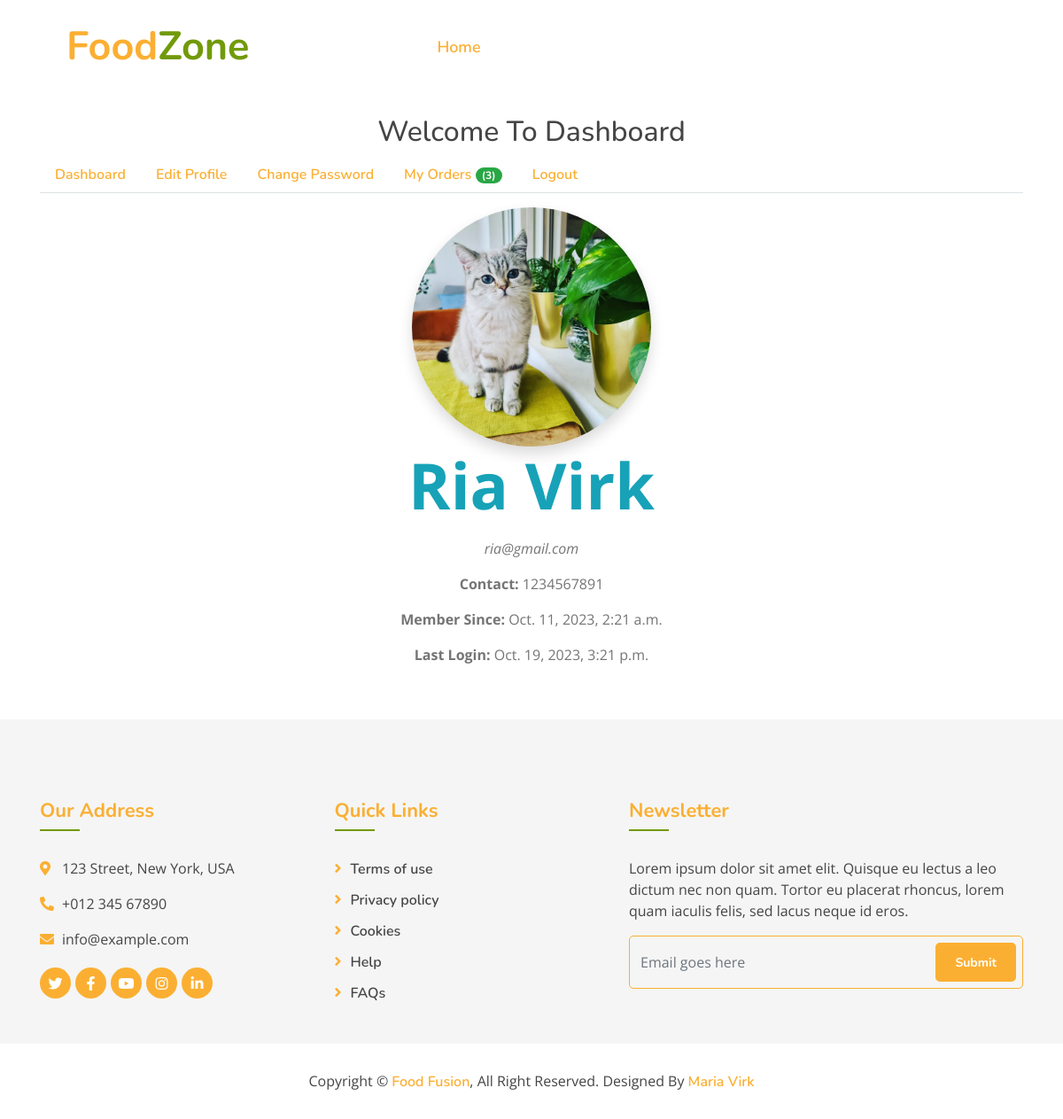
The app's page /dashboard/ (signed in) with its own data.
### myapp/models.py (models this page shows, shortened)
class Profile(models.Model):
    user = models.OneToOneField(User, on_delete=models.CASCADE)
    profile_pic = models.ImageField(
        upload_to='profiles/%Y/%m/%d', null=True, blank=True)
    contact_number = models.CharField(max_length=15, null=True, blank=True)
    address = models.TextField(blank=True)
    updated_on = models.DateTimeField(auto_now=True)
    class Meta:
        verbose_name_plural = "Profile Table"

### myapp/views.py (the view, shortened to what this page needs)
# urls.py: path('dashboard/', views.dashboard, name='dashboard'),
def dashboard(request):
    context = {}
    login_user = get_object_or_404(User, id=request.user.id)
    profile = Profile.objects.get(user__id=request.user.id)
    context['profile'] = profile
    orders = Order.objects.filter(
        customer__user__id=request.user.id).order_by('-id')
    context['orders'] = orders
    return render(request, 'dashboard.html', context)

### template/dashboard.html (shortened to what this page needs)
{% extends "base.html" %}
{% block content %}
<section id="mu-contact" style="padding-top:100px;">
    <div class="container">
        <div class="row">
            <div class="col-md-12">
                <div class="mu-contact-area">
                    <div class="mu-heading-area text-center">
                        <h2 class="mu-heading-title" style="margin-top: 30px;">Welcome To Dashboard</h2>
                    </div>
                    <div class="mu-contact-content">
                        <ul class="nav nav-tabs">
                            <li class="nav-item">
                                <a href="#dash" class="nav-link" data-toggle="tab">Dashboard</a>
                            </li>
                            <li class="nav-item">
                                <a href="#edit" class="nav-link" data-toggle="tab">Edit Profile</a>
                            </li>
                            <li class="nav-item">
                                <a href="#cpass" class="nav-link" data-toggle="tab">Change Password</a>
                            </li>
                            <li class="nav-item">
                                <a href="#orders" class="nav-link" data-toggle="tab">My Orders
                                    <span class="badge badge-success badge-pill">({{orders|length}})</span>
                                </a>
                            </li>
                            <li class="nav-item">
                                <a href="{% url 'logout' %}" class="nav-link" >Logout</a>
                            </li>
                        </ul>
                        <div class="tab-content">
                            <div class="tab-pane container-fluid active" id="dash">
                                <div class="row">
                                    <div class="col-md-12 text-center dash-content">
                                        {% if profile.profile_pic %}
                                        <a href="/{{profile.profile_pic}}"><img src="/{{profile.profile_pic}}" alt="" class=" w-25 rounded-circle mt-3 shadow"></a>
                                        {% else %}
                                        <span class=' w-25 rounded-circle mt-3 shadow'>{{profile.user.first_name.0}}</span>
                                        {% endif %}
                                        <p class="text-capitalize font-weight-bolder text-info display-3">{{user.first_name}}</p>
                                        <p><em>{{user.email}}</em></p>
                                        <p><strong>Contact: </strong>{{profile.contact_number}}</p>
                                        <p><strong>Member Since: </strong>{{user.date_joined}}</p>
                                        <p><strong>Last Login: </strong>{{user.last_login}}</p>
                                    </div>
                                </div>
                            </div>
                        </div>
                    </div>
                </div>
            </div>
        </div>
    </div>
</section>
{% endblock %}

### static/css/styles.css (style rules this page uses)
body { color: #757575; background: #ffffff; font-family: "open sans", sans-serif; }
h1, h2, h3, h4, h5, h6 { color: #454545; font-family: "Nunito", sans-serif; }
a { font-family: "Nunito", sans-serif; font-weight: 600; color: #fbaf32; transition: 0.3s; }
.container-fluid { max-width: 1366px; }

### records on screen
Profile: profile_pic (picture), contact_number "1234567891"

### other values on screen
{{ orders|length }} "3"
{{ user.first_name }} "Ria Virk"
{{ user.email }} "ria@gmail.com"
{{ user.date_joined }} "Oct. 11, 2023, 2:21 a.m."
{{ user.last_login }} "Oct. 19, 2023, 3:21 p.m."
